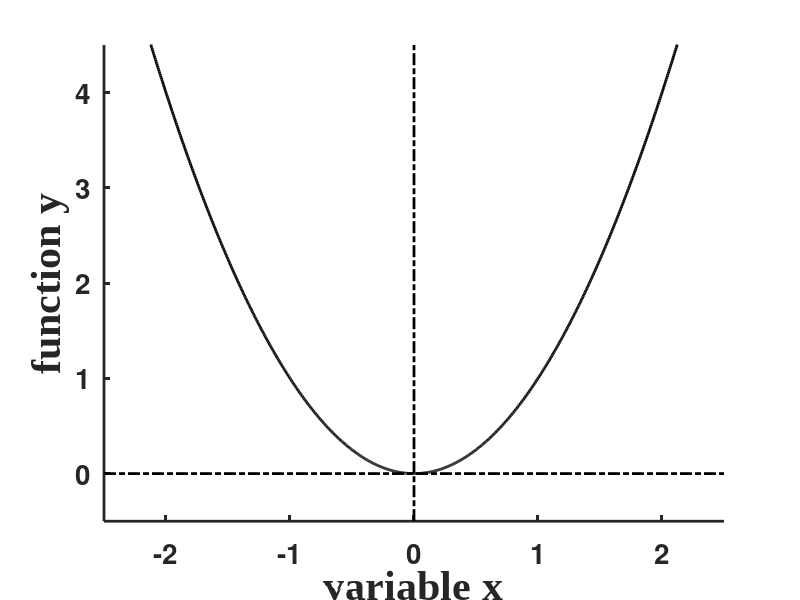

Source code (MATLAB):
clear;  figure('Position',[100 100 700 600],'Color',[1 1 1]); clf;  hold on; 

xy=[-2.5 2.5 -.5 4.5];
xx=linspace(xy(1),xy(2),1000);  y1=xx.^2;
plot(xx(1:1000),y1(1:1000),'k','LineWidth',2)
set(gca,'LineWidth',2); 
axis(xy); axis manual;
plot([xy(1) xy(2)],[0 0],'k-.','LineWidth',2);
plot([0 0],[xy(3) xy(4)],'k-.','LineWidth',2);
set(gca,'XTick',[-2 -1 0 1 2],'YTick',[0 1 2 3 4],'FontSize',20,'FontWeight','bold');
xlabel('variable x','FontName','Times New Roman','FontWeight','bold','FontSize',30);  
ylabel('function y','FontName','Times New Roman','FontWeight','bold','FontSize',30);
